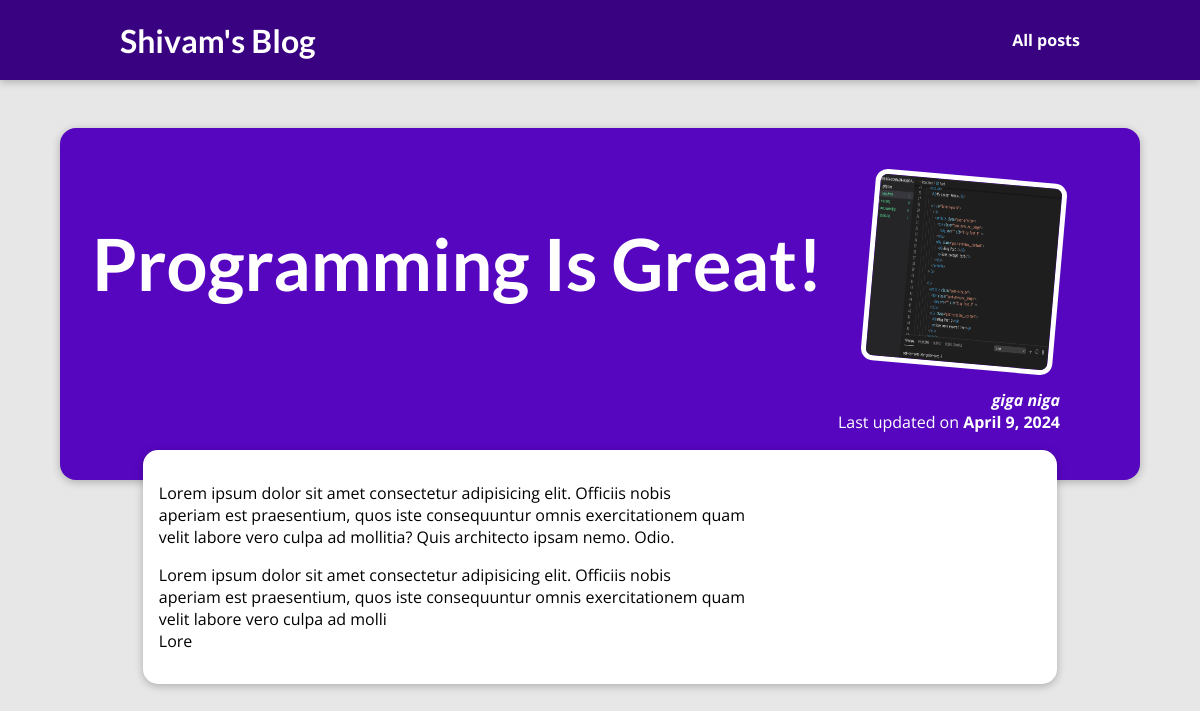
Page /posts/programming-is-fun on the committed database.
### blog/models.py (models this page shows, shortened)
class Blog(models.Model):
    title=models.CharField(max_length=50,null=False)
    image=models.CharField(max_length=50)
    excerpt=models.CharField(max_length=100)
    date=models.DateField()
    slug=models.SlugField(default="",blank=True, null=False,db_index=True)
    content=models.TextField(max_length=500)
    author=models.ForeignKey(Author,on_delete=models.CASCADE,related_name="blogs",null=True)
    tags=models.ManyToManyField(Tags,null=True)

class Author(models.Model):
    firstname=models.CharField(max_length=30)
    lastname=models.CharField(max_length=30,null=True)
    email=models.CharField(max_length=30,null=True)
    def __str__(self):
        return self.firstname+" "+self.lastname

### blog/views.py (the view)
# urls.py: path("posts/<slug:slug>",views.post_detail,name="post-detail-page")
def post_detail(request, slug):
    identified_post=next(post for post in all_post if post.slug==slug)
    return render(request, "blog/post-detail.html",{
        "post": identified_post
    })

### blog/templates/blog/post-detail.html (shortened to what this page needs)
{% extends 'base.html' %}
{% load static %}
{% block css_files %}
<link rel="stylesheet" href="{% static 'blog/postdetail.css' %}" />
{% endblock %}
{% block content %}
<section id="summary">
    <h2>{{post.title}}</h2>
    <article>
        <img src="{% static "blog/images/"|add:post.image %}" alt="Post Title" />
        <address>{{post.author}}</address>
        <div>
            Last updated on <time>{{post.date}}</time>
        </div>
    </article>
    <main>
        {{post.content|linebreaks}}
    </main>
</section>
{% endblock %}

### static/app.css (style rules this page uses)
* { box-sizing: border-box; }
html { font-family: 'Open Sans', 'Lato', sans-serif; }
body { margin: 0; }
h1, h2, h3 { font-family: 'Lato', sans-serif; font-weight: bold; }

### blog/static/blog/postdetail.css (style rules this page uses)
body { background-color: #e7e7e7; }
#summary { margin: 8rem auto 3rem auto; padding: 2rem; width: 90%; max-width: 90rem; border-radius: 16px; background-color: #5706c0; position: relative; box-shadow: 0 2px 8px rgba(0, 0, 0, 0.25); height: 22rem; }
#summary h2 { color: white; font-size: 4.5rem; }
#summary article { position: absolute; top: 2rem; right: 3rem; padding: 1rem 2rem; border-radius: 12px; text-align: right; color: white; }
#summary article img { width: 12rem; height: 12rem; border-radius: 12px; transform: rotateZ(5deg); border: 5px solid white; margin-bottom: 1rem; }
#summary address { font-weight: bold; }
#summary time { font-weight: bold; }
main { width: 90%; max-width: 90rem; margin: 9rem auto; background-color: white; padding: 1rem; border-radius: 15px; box-shadow: 0 2px 8px rgba(0, 0, 0, 0.25); }

### rows in the picture
Blog: title "Programming Is Great!", image (picture), author "giga niga", date "April 9, 2024", content "Lorem ipsum dolor sit amet consectetur adipisicing elit. Officiis nobis aperiam est praesentium, quos iste consequuntur omnis exercitationem quam velit labore vero culpa ad mollitia? Quis architecto ipsam nemo. Odio. Lorem ipsum dolor sit amet consectetur adipisicing elit. Officiis nobis aperiam est praesentium, quos iste consequuntur omnis exercitationem quam velit labore vero culpa ad molli Lore"
